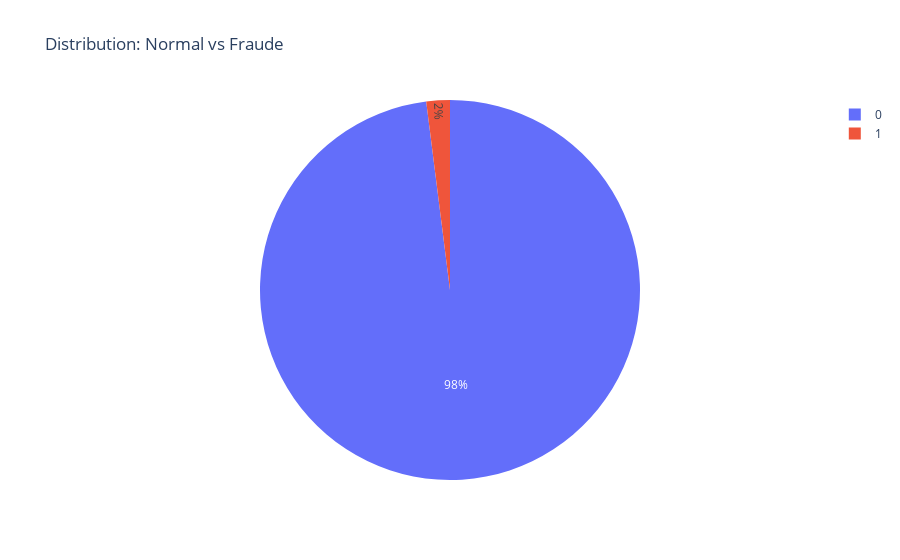

The code cell stored with this chart in its notebook:
### Markdown cell above
## 3. Statistiques exploratoires

### Code cell
# Distribution fraudes vs normales
fraud_stats = df.groupBy("is_fraud").count().toPandas()

fig = px.pie(fraud_stats,
             values='count',
             names='is_fraud',
             title='Distribution: Normal vs Fraude',
             labels={'is_fraud': 'Type'})

fig.show()

# Taux de fraude
fraud_rate = fraud_stats[fraud_stats['is_fraud']==1]['count'].values[0] / fraud_stats['count'].sum() * 100
print(f"\n ** Taux de fraude: {fraud_rate:.2f}%")

### Figure 1 — Plotly figure (JSON) as saved in the notebook; plotly's stock layout.template omitted (floating-point values rounded to 4 significant figures)
{"data": [{"domain": {"x": [0, 1], "y": [0, 1]}, "hovertemplate": "Type=%{label}<br>count=%{value}<extra></extra>", "labels": [0, 1], "legendgroup": "", "name": "", "showlegend": true, "type": "pie", "values": [13503515, 275532]}], "layout": {"legend": {"tracegroupgap": 0}, "title": {"text": "Distribution: Normal vs Fraude"}}}
